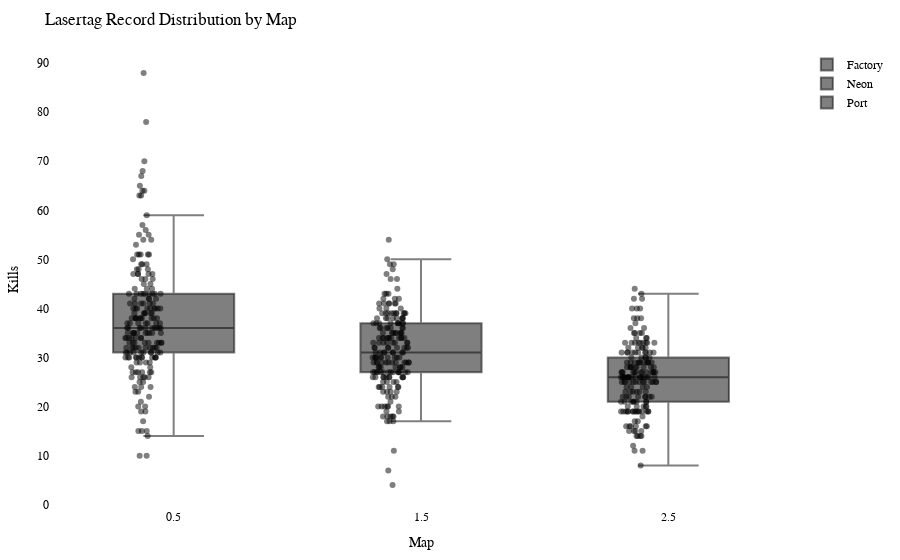

Notebook code cell kept with this figure:
### Code cell
import plotly.graph_objects as go
import plotly.io as pio

df = getRecordsDataframe(minigame="Lasertag")

# Calculate the offset for centering the data points
num_columns = len(df.columns)
offset = 0.5

# Create a Swarm plot using Plotly
fig = go.Figure()

for i, column in enumerate(df.columns):
    x_values = [i + offset] * len(df[column])  # Adjust x-values with offset for horizontal centering
    fig.add_trace(go.Box(x=x_values,
                         y=df[column],
                         name=column,
                         boxpoints='all',
                         pointpos=-0.5,  # Adjust point position to prevent overlapping
                         marker=dict(color='rgba(0,0,0,0.5)', size=6),  # Adjust marker color and size
                         hovertext=df.index,
                         hoverinfo='text+y'))

fig.update_layout(title="Lasertag Record Distribution by Map",
                  xaxis=dict(title="Map"),
                  yaxis=dict(title="Kills"),
                  showlegend=True,
                  font=dict(family="Arial", size=12, color="black"),  # Customize font
                  plot_bgcolor="white",  # Set background color
                  margin=dict(l=50, r=50, t=50, b=50),  # Adjust margins for better layout
                  )

pio.show(fig)

pio.write_html(fig, "out/laser_swarm_plot.html")

### Figure 1 — Plotly figure (JSON) as saved in the notebook; plotly's stock layout.template omitted (floating-point values rounded to 4 significant figures; data arrays with more than 128 entries replaced by an {"elided": "..."} marker saying what was removed)
{"data": [{"boxpoints": "all", "hoverinfo": "text+y", "hovertext": {"elided": "216 str values"}, "marker": {"color": "rgba(0,0,0,0.5)", "size": 6}, "name": "Factory", "pointpos": -0.5, "type": "box", "x": {"elided": "216 float values"}, "y": {"elided": "216 int values"}}, {"boxpoints": "all", "hoverinfo": "text+y", "hovertext": {"elided": "216 str values"}, "marker": {"color": "rgba(0,0,0,0.5)", "size": 6}, "name": "Neon", "pointpos": -0.5, "type": "box", "x": {"elided": "216 float values"}, "y": {"elided": "216 int values"}}, {"boxpoints": "all", "hoverinfo": "text+y", "hovertext": {"elided": "216 str values"}, "marker": {"color": "rgba(0,0,0,0.5)", "size": 6}, "name": "Port", "pointpos": -0.5, "type": "box", "x": {"elided": "216 float values"}, "y": {"elided": "216 int values"}}], "layout": {"font": {"color": "black", "family": "Arial", "size": 12}, "margin": {"b": 50, "l": 50, "r": 50, "t": 50}, "plot_bgcolor": "white", "showlegend": true, "title": {"text": "Lasertag Record Distribution by Map"}, "xaxis": {"title": {"text": "Map"}}, "yaxis": {"title": {"text": "Kills"}}}}
